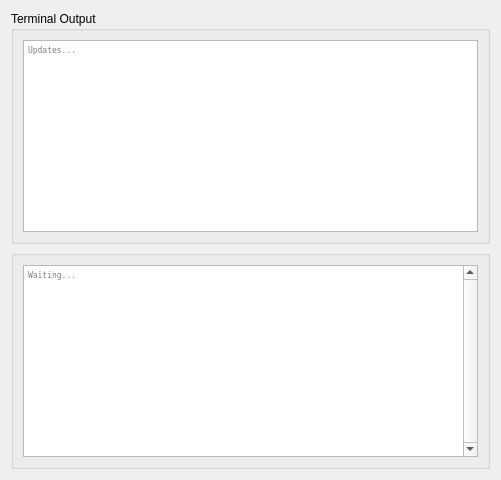
        <widget class="QWidget" name="color_tab">
         <attribute name="title">
          <string>Terminal</string>
         </attribute>
         <layout class="QVBoxLayout" name="verticalLayout_8">
          <item>
           <widget class="QGroupBox" name="groupBox">
            <property name="sizePolicy">
             <sizepolicy hsizetype="Preferred" vsizetype="Preferred">
              <horstretch>0</horstretch>
              <verstretch>0</verstretch>
             </sizepolicy>
            </property>
            <property name="minimumSize">
             <size>
              <width>471</width>
              <height>140</height>
             </size>
            </property>
            <property name="title">
             <string>Terminal Output</string>
            </property>
            <layout class="QVBoxLayout" name="verticalLayout_7">
             <item>
              <widget class="QTextEdit" name="stderr_widget">
               <property name="sizePolicy">
                <sizepolicy hsizetype="Preferred" vsizetype="Preferred">
                 <horstretch>0</horstretch>
                 <verstretch>0</verstretch>
                </sizepolicy>
               </property>
               <property name="minimumSize">
                <size>
                 <width>455</width>
                 <height>0</height>
                </size>
               </property>
               <property name="font">
                <font>
                 <family>Fixedsys</family>
                 <pointsize>6</pointsize>
                 <bold>false</bold>
                 <strikeout>false</strikeout>
                </font>
               </property>
               <property name="cursor" stdset="0">
                <cursorShape>IBeamCursor</cursorShape>
               </property>
               <property name="acceptDrops">
                <bool>false</bool>
               </property>
               <property name="placeholderText">
                <string>Updates...</string>
               </property>
              </widget>
             </item>
            </layout>
           </widget>
          </item>
          <item>
           <widget class="QGroupBox" name="statusout_group">
            <property name="sizePolicy">
             <sizepolicy hsizetype="Preferred" vsizetype="Preferred">
              <horstretch>0</horstretch>
              <verstretch>0</verstretch>
             </sizepolicy>
            </property>
            <property name="minimumSize">
             <size>
              <width>471</width>
              <height>135</height>
             </size>
            </property>
            <property name="font">
             <font>
              <bold>true</bold>
              <strikeout>false</strikeout>
             </font>
            </property>
            <property name="cursor">
             <cursorShape>IBeamCursor</cursorShape>
            </property>
            <property name="title">
             <string/>
            </property>
            <property name="alignment">
             <set>Qt::AlignmentFlag::AlignLeading|Qt::AlignmentFlag::AlignLeft|Qt::AlignmentFlag::AlignVCenter</set>
            </property>
            <layout class="QVBoxLayout" name="verticalLayout_6">
             <item>
              <widget class="QTextEdit" name="stdout_widget">
               <property name="sizePolicy">
                <sizepolicy hsizetype="Preferred" vsizetype="Preferred">
                 <horstretch>0</horstretch>
                 <verstretch>0</verstretch>
                </sizepolicy>
               </property>
               <property name="minimumSize">
                <size>
                 <width>455</width>
                 <height>190</height>
                </size>
               </property>
               <property name="font">
                <font>
                 <family>Fixedsys</family>
                 <pointsize>6</pointsize>
                 <bold>false</bold>
                 <strikeout>false</strikeout>
                </font>
               </property>
               <property name="cursor" stdset="0">
                <cursorShape>IBeamCursor</cursorShape>
               </property>
               <property name="acceptDrops">
                <bool>false</bool>
               </property>
               <property name="frameShape">
                <enum>QFrame::Shape::StyledPanel</enum>
               </property>
               <property name="verticalScrollBarPolicy">
                <enum>Qt::ScrollBarPolicy::ScrollBarAlwaysOn</enum>
               </property>
               <property name="horizontalScrollBarPolicy">
                <enum>Qt::ScrollBarPolicy::ScrollBarAlwaysOff</enum>
               </property>
               <property name="placeholderText">
                <string>Waiting...</string>
               </property>
              </widget>
             </item>
            </layout>
           </widget>
          </item>
         </layout>
        </widget>
